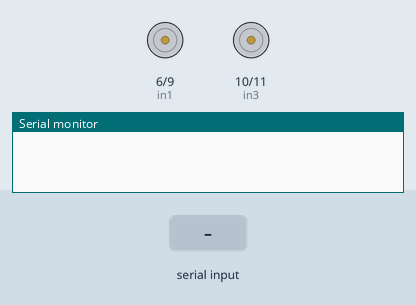
Bench run of a sketch on a simulated Arduino Uno, built with avr-gcc and run on an emulated ATmega328P. On the bench: motor-driver pin pairs drawn as motors (green arrow = first pin HIGH = forward, orange = second pin HIGH = backward, longer = more drive), the last lines printed to the serial monitor. Inputs (shaded band) come from the test bench.

Above: at 1.2 s.
1.3 s: "F" received over the second serial link
At 2.2 s:
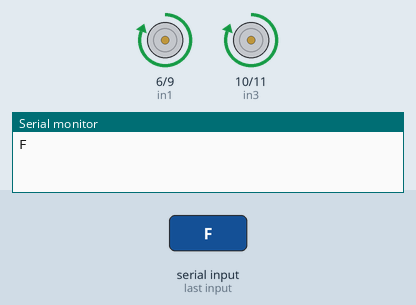
2.8 s: "B" received over the second serial link
At 3.3 s:
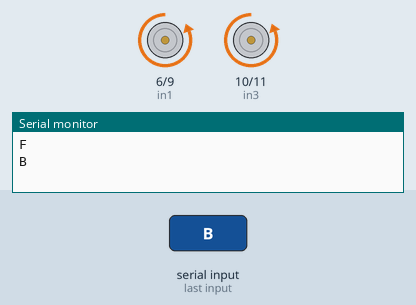
4.3 s: "L" received over the second serial link
At 5.5 s:
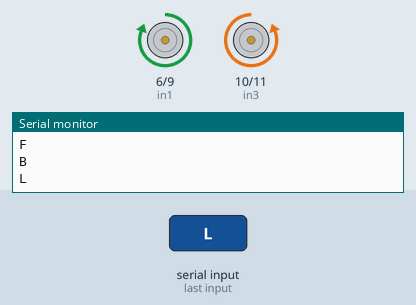
5.8 s: "R" received over the second serial link
At 6.8 s:
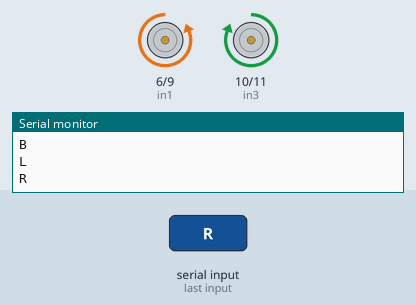
Timing chart, 0 to 8.3 s (numbered marks = the images above; inputs shaded):
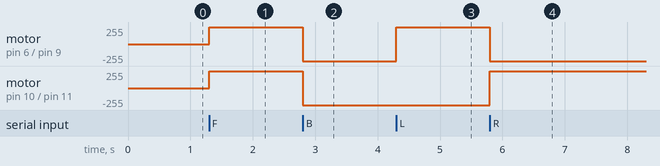

Measured:
- after the input at 1.3 s, motor on pin 6 (in1) / pin 9 (in2), motor on pin 10 (in3) / pin 11 (in4): stopped → forward 255/255 at once
- after the input at 2.8 s, motor on pin 6 (in1) / pin 9 (in2), motor on pin 10 (in3) / pin 11 (in4): forward 255/255 → backward 255/255 at once
- after the input at 4.3 s, motor on pin 6 (in1) / pin 9 (in2): backward 255/255 → forward 255/255 at once
- after the input at 5.8 s, motor on pin 6 (in1) / pin 9 (in2): forward 255/255 → backward 255/255 at once; motor on pin 10 (in3) / pin 11 (in4): backward 255/255 → forward 255/255 at once

The sketch:

rc_car.ino
```cpp
#include<SoftwareSerial.h>
SoftwareSerial bt(2,3);
int in1=6;
int in2=9;
//int enA=11;
int in3=10;
int in4=11;
//int enB=10;
void setup() {
  // put your setup code here, to run once:
 Serial.begin(9600);
  bt.begin(9600);
 pinMode(in1,OUTPUT);
 pinMode(in2,OUTPUT);
// pinMode(enA,OUTPUT);
 pinMode(in3,OUTPUT);
 pinMode(in4,OUTPUT);
// pinMode(enB,OUTPUT);
}

void loop() {
    if (bt.available()) /* If data is available on serial port */
    {
     char n=(bt.read()); /* Print character received on to the serial monitor */
     Serial.println(n);
     if( n=='F'){
   forward();
     }
     else if(n=='B')
     {
      backward();

     }
     else if(n=='L'){
      left();
     }
     else if(n=='R'){
      right();
     }
     else if(n=='S'){
        stopr();
    }
    else if(n=='G'){
      f_left();
    }
    else if(n=='I')
    {
      f_right();
    }
    else if(n=='H')
    {
      b_left();
    }
    else if(n=='J')
    {
      b_right();
    }
}}
void forward(){
     digitalWrite(in1,HIGH);
 digitalWrite(in2,LOW);
// analogWrite(enA,250);
  digitalWrite(in3,HIGH);
 digitalWrite(in4,LOW);
// analogWrite(enB,250);
}
void backward(){
  digitalWrite(in1,LOW);
 digitalWrite(in2,HIGH);
// analogWrite(enA,250);
  digitalWrite(in3,LOW);
 digitalWrite(in4,HIGH);
// analogWrite(enB,250);
}
void stopr(){
   digitalWrite(in1,LOW);
 digitalWrite(in2,LOW);
// analogWrite(enA,0);
  digitalWrite(in3,LOW);
 digitalWrite(in4,LOW);
// analogWrite(enB,0);
}

void right(){
   digitalWrite(in1,LOW);
 digitalWrite(in2,HIGH);
// analogWrite(enA,250);
  digitalWrite(in3,HIGH);
 digitalWrite(in4,LOW);
// analogWrite(enB,250);
}
void left(){
   digitalWrite(in1,HIGH);
 digitalWrite(in2,LOW);
// analogWrite(enA,250);
  digitalWrite(in3,LOW);
 digitalWrite(in4,HIGH);
// analogWrite(enB,250);
}

void f_right(){
  digitalWrite(in1,HIGH);
 digitalWrite(in2,LOW);
// analogWrite(enA,150);
  digitalWrite(in3,HIGH);
 digitalWrite(in4,LOW);
// analogWrite(enB,250);
}
void f_left(){
  digitalWrite(in1,HIGH);
 digitalWrite(in2,LOW);
// analogWrite(enA,250);
  digitalWrite(in3,HIGH);
 digitalWrite(in4,LOW);
// analogWrite(enB,150);
}
void b_right(){
  digitalWrite(in1,LOW);
 digitalWrite(in2,HIGH);
// analogWrite(enA,100);
  digitalWrite(in3,LOW);
 digitalWrite(in4,HIGH);
// analogWrite(enB,250);
}
void b_left(){
  digitalWrite(in1,LOW);
 digitalWrite(in2,HIGH);
// analogWrite(enA,250);
  digitalWrite(in3,LOW);
 digitalWrite(in4,HIGH);
// analogWrite(enB,100);
}
```
